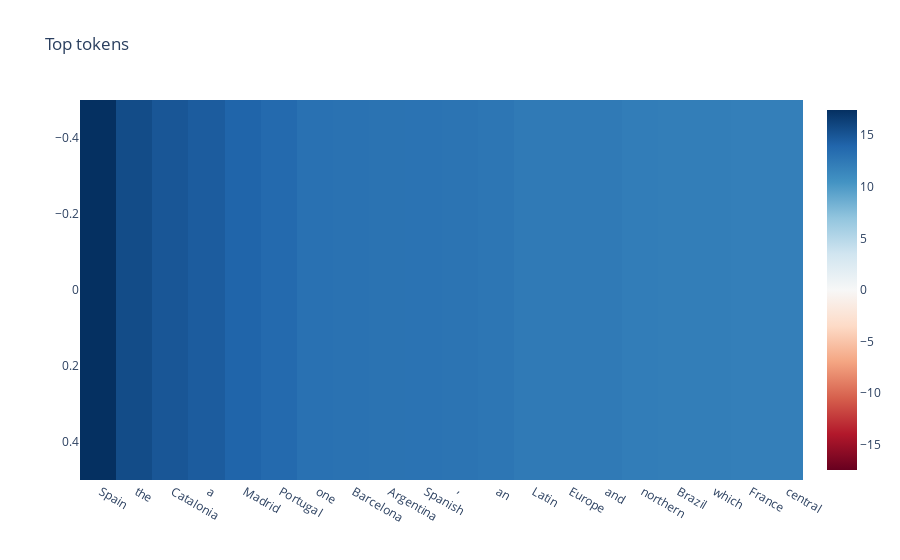

The cell this chart's notebook holds for it:
### Code cell
print(logits[5][-1][answer_tokens[5]], logits[5][-1][wrong_answer_tokens[5]])
plot_top_tokens_from_res_stream(logits[5][-1], False)

### Figure 1 — Plotly figure (JSON) as saved in the notebook; plotly's stock layout.template omitted (floating-point values rounded to 4 significant figures)
{"data": [{"coloraxis": "coloraxis", "hovertemplate": "x: %{x}<br>y: %{y}<br>color: %{z}<extra></extra>", "name": "0", "type": "heatmap", "x": [" Spain", " the", " Catalonia", " a", " Madrid", " Portugal", " one", " Barcelona", " Argentina", " Spanish", ",", " an", " Latin", " Europe", " and", " northern", " Brazil", " which", " France", " central"], "xaxis": "x", "yaxis": "y", "z": [[17.44, 15.64, 14.96, 14.61, 14.03, 13.66, 13.1, 12.98, 12.97, 12.94, 12.86, 12.75, 12.43, 12.42, 12.4, 12.16, 12.11, 12.07, 12.05, 12.04]]}], "layout": {"coloraxis": {"cmid": 0, "colorscale": [[0, "rgb(103,0,31)"], [0.1, "rgb(178,24,43)"], [0.2, "rgb(214,96,77)"], [0.3, "rgb(244,165,130)"], [0.4, "rgb(253,219,199)"], [0.5, "rgb(247,247,247)"], [0.6, "rgb(209,229,240)"], [0.7, "rgb(146,197,222)"], [0.8, "rgb(67,147,195)"], [0.9, "rgb(33,102,172)"], [1, "rgb(5,48,97)"]]}, "title": {"text": "Top tokens"}, "xaxis": {"anchor": "y", "constrain": "domain", "domain": [0, 1], "scaleanchor": "y"}, "yaxis": {"anchor": "x", "autorange": "reversed", "constrain": "domain", "domain": [0, 1]}}}
